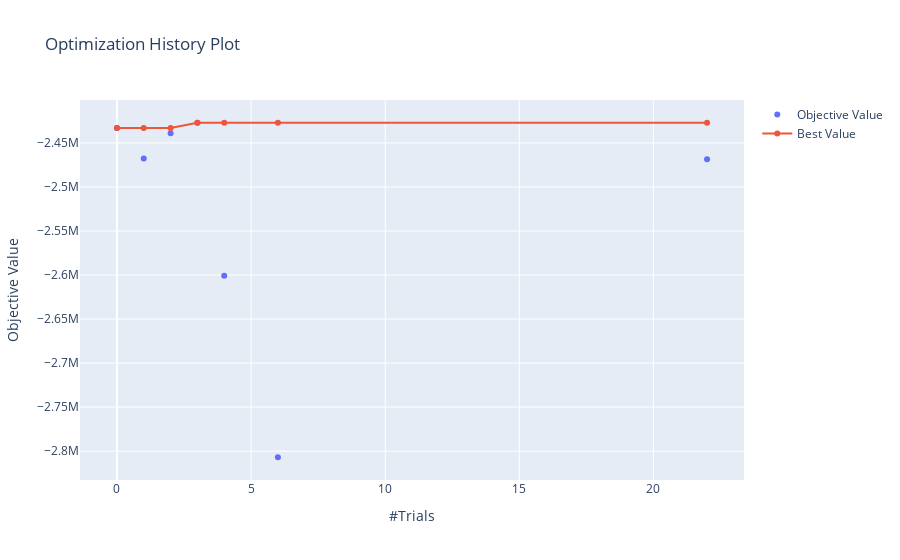

Notebook code for this chart:
### Code cell
optuna.visualization.plot_optimization_history(tuning.study)

### Figure 1 — Plotly figure (JSON) as saved in the notebook; plotly's stock layout.template omitted (floating-point values rounded to 4 significant figures)
{"data": [{"mode": "markers", "name": "Objective Value", "type": "scatter", "x": [0, 1, 2, 3, 4, 6, 22], "y": [-2433000.0, -2467607, -2439000.0, -2427000.0, -2601000.0, -2807000.0, -2469000.0]}, {"name": "Best Value", "type": "scatter", "x": [0, 1, 2, 3, 4, 6, 22], "y": [-2433000.0, -2433000.0, -2433000.0, -2427000.0, -2427000.0, -2427000.0, -2427000.0]}], "layout": {"title": {"text": "Optimization History Plot"}, "xaxis": {"title": {"text": "#Trials"}}, "yaxis": {"title": {"text": "Objective Value"}}}}
